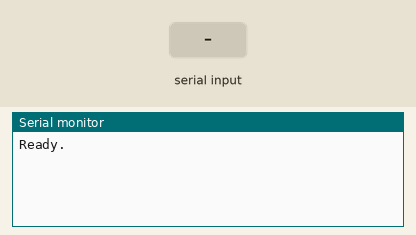
Recording of a sketch running on a simulated Arduino Uno, built with avr-gcc and run on an emulated ATmega328P. On the bench: the last lines printed to the serial monitor. The test bench sets the inputs (shaded band).

Above: at 1.2 s.
1.3 s: "1\n" received over Serial
At 2.0 s:
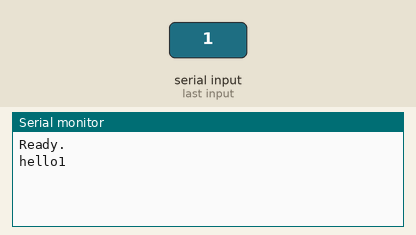
2.8 s: "0\n" received over Serial
At 3.2 s:
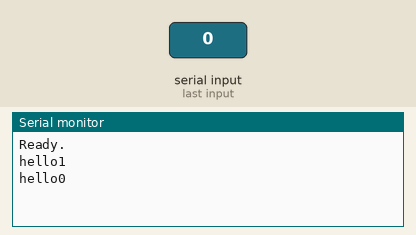
4.3 s: "2\n" received over Serial
At 5.5 s:
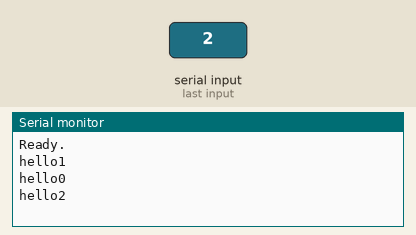

Measured:
- after the input at 1.3 s, the serial monitor: prints a new line at once (image 1)
- after the input at 2.8 s, the serial monitor: prints a new line at once (image 2)
- after the input at 4.3 s, the serial monitor: prints a new line at once (image 3)

The sketch:

SerialBasic.ino
```cpp
void setup() {
  Serial.begin(9600);
  while(!Serial);
  Serial.println("Ready.");
}

void loop() {
  String msg = "";
  while(Serial.available()){
    char c = Serial.read();
    if(c!='\n' && c!='\r'){
      msg+=c;
    }
    delay(10);
  }
  if(msg!=""){
    Serial.println("hello"+msg);
  }

}
```
